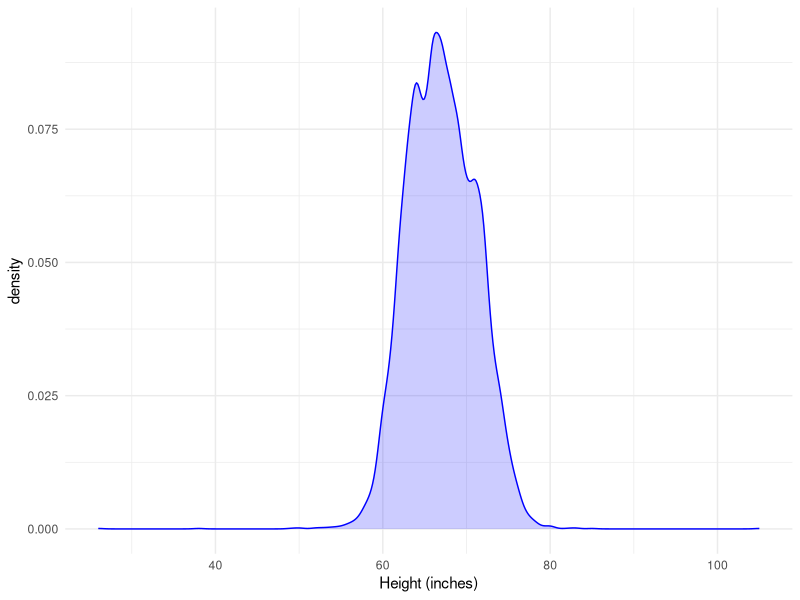
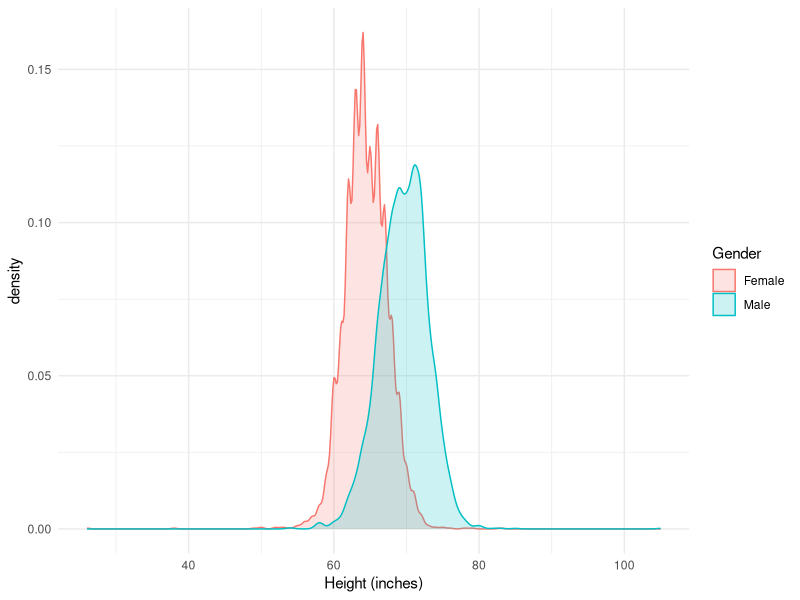

These figures' R source, in order:
## ---- chunk 1
knitr::opts_chunk$set(echo = TRUE)
library(dplyr)
library(purrr)
library(ggplot2)
library(tidyr)
library(tidyverse)



# read the dataset
youth = read_csv("youth.csv")
## ---- chunk 2

youth %>%
  #ggplot(aes(x=`Weight (lbs)`)) +
  ggplot(aes(x=`Height (inches)`)) + 
  geom_density(alpha = 0.2, aes(col = I("blue"), fill = I("blue"))) + 
  theme_minimal()

youth %>%
  #ggplot(aes(x=`Weight (lbs)`)) +
  ggplot(aes(x=`Height (inches)`)) + 
  geom_density(alpha = 0.2, aes(col = Gender, fill = Gender)) + 
  theme_minimal()
